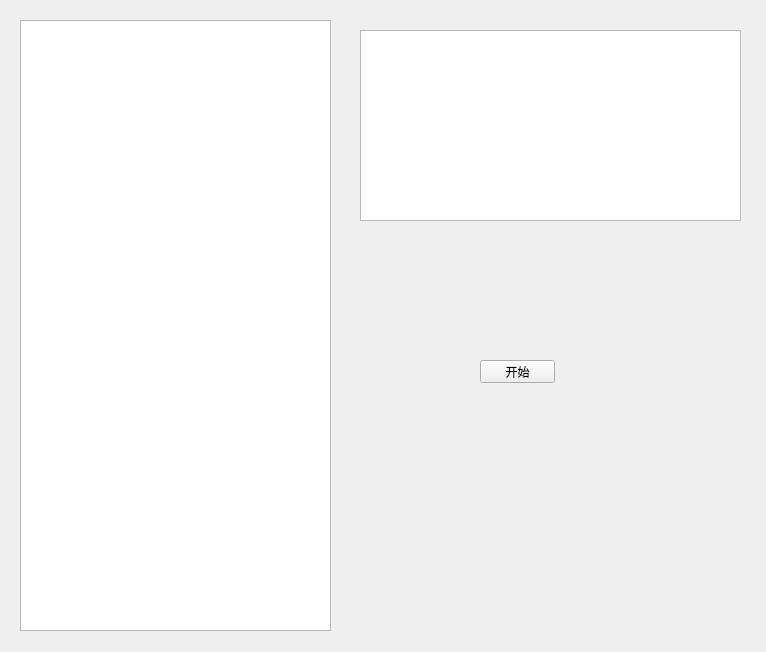
<?xml version="1.0" encoding="UTF-8"?>
<ui version="4.0">
 <class>TcpServer</class>
 <widget class="QWidget" name="TcpServer">
  <property name="geometry">
   <rect>
    <x>0</x>
    <y>0</y>
    <width>766</width>
    <height>652</height>
   </rect>
  </property>
  <property name="windowTitle">
   <string>TcpServer</string>
  </property>
  <widget class="QTextBrowser" name="textBrowser_gameLog">
   <property name="geometry">
    <rect>
     <x>20</x>
     <y>20</y>
     <width>311</width>
     <height>611</height>
    </rect>
   </property>
  </widget>
  <widget class="QTextBrowser" name="textBrowser_lelaoji">
   <property name="geometry">
    <rect>
     <x>360</x>
     <y>30</y>
     <width>381</width>
     <height>191</height>
    </rect>
   </property>
  </widget>
  <widget class="QPushButton" name="pushButton_begin">
   <property name="geometry">
    <rect>
     <x>480</x>
     <y>360</y>
     <width>75</width>
     <height>23</height>
    </rect>
   </property>
   <property name="text">
    <string>开始</string>
   </property>
  </widget>
 </widget>
 <layoutdefault spacing="6" margin="11"/>
 <resources/>
 <connections/>
</ui>
